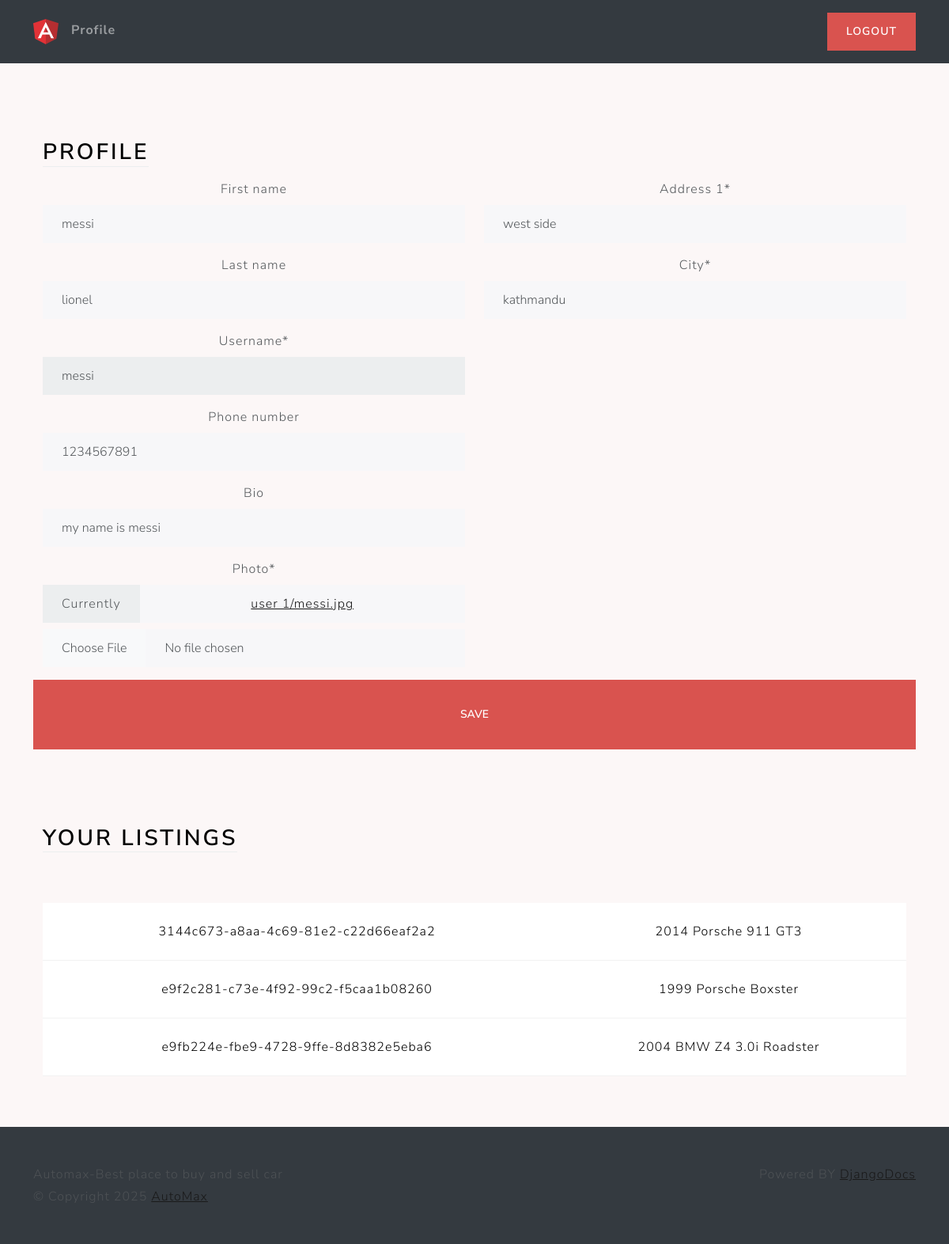
/profile/ (signed in), run on the app's committed database.
### users/models.py (models this page shows, shortened)
class Profile(models.Model):
    user = models.OneToOneField(User, on_delete=models.CASCADE)
    photo = models.ImageField(upload_to= user_directory_path,null = True)
    bio = models.CharField(max_length=50, blank= True)
    phone_number = models.CharField( max_length=10, blank = True)
    location = models.OneToOneField(Location,on_delete=models.SET_NULL, null=True)

class Location(models.Model):
    address_1 = models.CharField(max_length=50)
    city = models.CharField(max_length=50)

### main/models.py (models this page shows, shortened)
class Listing(models.Model):
    id = models.UUIDField(
        primary_key=True, default=uuid.uuid4, unique=True, editable=False)
    created_at = models.DateTimeField( auto_now_add=True)
    updated_at = models.DateTimeField( auto_now=True)
    seller = models.ForeignKey(Profile, on_delete=models.CASCADE)
    brand = models.CharField(max_length=24, choices=CARS_BRANDS, default=None)
    model = models.CharField(max_length=64,)
    vin = models.CharField(max_length=17,)
    mileage = models.IntegerField(default=0)
    color = models.CharField(max_length=24)
    description = models.TextField()
    engine = models.CharField(max_length=24,)
    transmisson = models.CharField(
        max_length=24, choices=TRANSMISSION_OPTIONS, default=None)
    location = models.OneToOneField(
        Location, on_delete=models.SET_NULL, null=True)
    image = models.ImageField(upload_to=user_listing_path)

### users/views.py (the view, shortened to what this page needs)
# urls.py: path('profile/',ProfileView.as_view(),name='profile')
@method_decorator(login_required,name='dispatch')
class ProfileView(View):
    def get(self,request):
        user_listings = Listing.objects.filter(seller=request.user.profile)
        user_form = UserForm(instance=request.user)
        profile_form = ProfileForm(instance=request.user.profile)
        location_form = LocationForm(instance=request.user.profile.location)
        return render(request, 'views/profile.html', {'user_form': user_form,
                                                      'profile_form': profile_form,
                                                      'location_form': location_form,
                                                      'user_listings': user_listings })

### users/forms.py
class UserForm(forms.ModelForm):
    username = forms.CharField(disabled=True)
    class Meta:
        model = User
        fields = {
            'username','first_name', 'last_name'
        }

class ProfileForm(forms.ModelForm):
    class Meta:
        model = Profile
        fields = {
            'photo', 'bio', 'phone_number'
        }

### users/templates/views/profile.html (shortened to what this page needs)
{% extends "base/base.html" %}
{% load static %}
{% load crispy_forms_tags %}
{% block body %}
<div class="container-fluid text-center py-5">
    <div class="container px-4 py-5" id="hanging-icons">
        <div class="row g-4">
            <div class="col d-flex align-items-start">
                <div>
                    <h2 class="mb-3 border-bottom" style="color: black">Profile</h2>
                </div>
            </div>
        </div>
        <form action="" method="post" enctype="multipart/form-data">
            <div class="row">
                <div class="col-6">
                    {{ user_form|crispy }}
                    {{ profile_form|crispy }}
                </div>
                <div class="col-6">
                    {{ location_form|crispy }}
                </div>
                <br>
                <button class="btn btn-lg btn-danger" type="submit" value="Submit">Save</button>
            </div>
        </form>
    </div>
    <div class="container px-4">
        <div class="row g-4 py-5">
            <div class="col d-flex align-items-start">
                <div>
                    <h2 class="mb-3 border-bottom" style="color: black">Your Listings</h2>
                </div>
            </div>
        </div>
        <table class="table table-hover">
            <tbody>
                {% for listing in user_listings %}
                <tr>
                    <td>{{ listing.id }}</td>
                    <td>{{listing.model }}</td>
                </tr>
                {% endfor %}
            </tbody>
        </table>
    </div>
</div>
{% endblock %}

### main/static/css/style.css (style rules this page uses)
html, body { height: 100%; }
body { align-items: center; padding-bottom: 40px; background-color: rgb(252, 247, 247); }
.h2, h2 { color: hwb(0 100% 0%); }

### data on the page
Profile: phone_number "1234567891", bio "my name is messi"
Location: address_1 "west side", city "kathmandu"
Listing: id "3144c673-a8aa-4c69-81e2-c22d66eaf2a2", model "2014 Porsche 911 GT3"
Listing: id "e9f2c281-c73e-4f92-99c2-f5caa1b08260", model "1999 Porsche Boxster"
Listing: id "e9fb224e-fbe9-4728-9ffe-8d8382e5eba6", model "2004 BMW Z4 3.0i Roadster"
